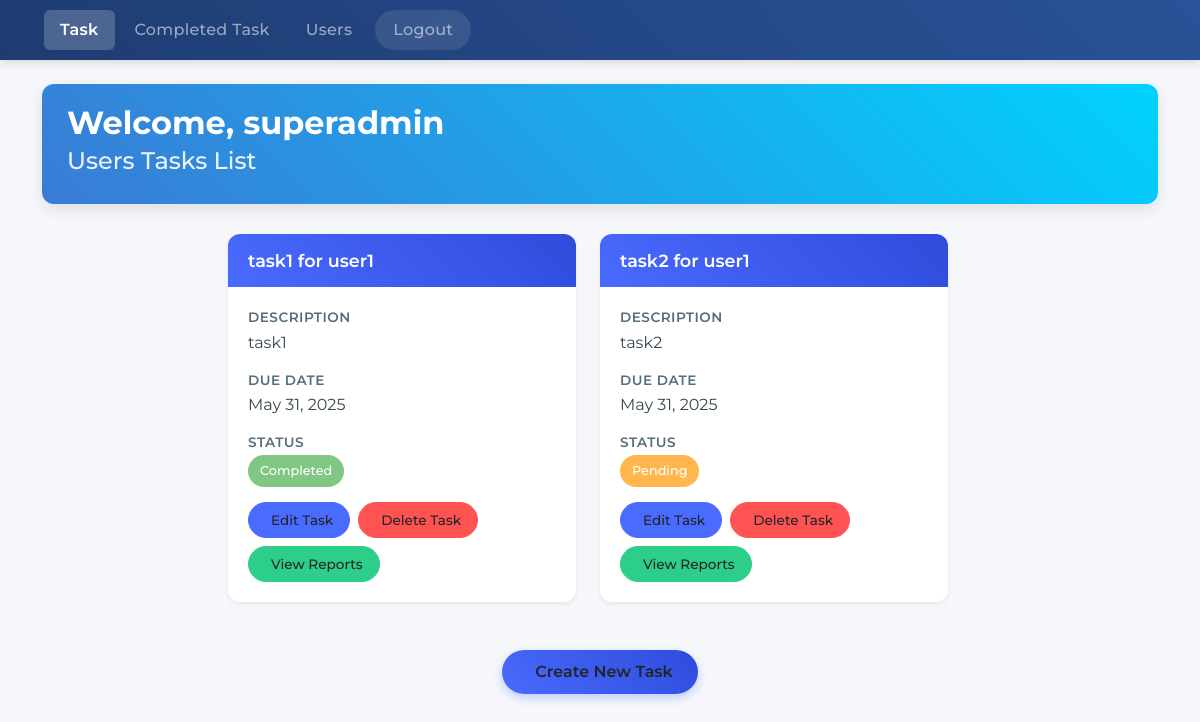
/dashboard/index/ (signed in), run on the app's committed database.
### API/models.py (models this page shows, shortened)
class User(AbstractUser):
    ROLES = (
        ('superadmin', 'SuperAdmin'),
        ('admin', 'Admin'),
        ('user', 'User')
    )
    role = models.CharField(max_length=20, choices=ROLES, default='user')

class Task(models.Model):
    STATUS_CHOICES = (
        ('Pending', 'Pending'),
        ('In Progress', 'In Progress'),
        ('Completed', 'Completed'),
    )
    title = models.CharField(max_length=255,blank=True, null=True)
    description = models.TextField(blank=True, null=True)
    assigned_to = models.ForeignKey(User, on_delete=models.CASCADE, related_name='tasks',blank=True, null=True)
    due_date = models.DateField(blank=True, null=True)
    status = models.CharField(max_length=20, choices=STATUS_CHOICES, default='Pending')
    completion_report = models.TextField(blank=True, null=True)
    worked_hours = models.PositiveIntegerField(blank=True, null=True)

### Dashboard/views.py (the view)
# urls.py: path('index/',views.IndexView.as_view(),name='index'),
class IndexView(TemplateView):
    template_name = 'index.html'
    def get_context_data(self, **kwargs):
        context = super().get_context_data(**kwargs)
        user = self.request.user
        if user.role == 'superadmin' or user.role == 'admin':
            context['tasks'] = Task.objects.all()
        else:
            context['tasks'] = Task.objects.filter(assigned_to=user.id)
        return context

### Dashboard/templates/index.html (shortened to what this page needs)
{% load static %}
<!doctype html>
<html lang="en">
<head>
    <link href="https://cdn.jsdelivr.net/npm/bootstrap@5.3.2/dist/css/bootstrap.min.css" rel="stylesheet"
 />
    <link rel="stylesheet" href="{% static 'style.css' %}">
</head>
<body>
    <header class="sticky-top text-uppercase">
        <nav class="navbar navbar-expand-lg navbar-dark bg-dark custom-navbar">
            <div class="container">
                <div class="collapse navbar-collapse" id="navbarNav">
                    <ul class="navbar-nav">
                        <li class="nav-item">
                            <a class="nav-link active" area-current="page" href="{% url 'index' %}">Task</a>
                        </li>
                        <li class="nav-item">
                            <a class="nav-link" href="{% url 'completed-task' %}">completed task</a>
                        </li>
                        {% if user.role == 'superadmin' %}
                        <li class="nav-item">
                            <a class="nav-link" href="{% url 'users' %}">Users</a>
                        </li>
                        {% endif%}
                        <li class="nav-item">
                            {% if user.is_authenticated %}
                            <a class="nav-link" href="{% url 'logout' %}">logout</a>
                            {% else %}
                            <a class="nav-link" href="{% url 'login' %}">login</a>
                            {% endif %}
                        </li>
                    </ul>
                </div>
            </div>
        </nav>
    </header>
    <main class="container min-vh-100 py-4">
        <div class="page-header">
            <h1 class="page-title">Welcome, {{ user.username }}</h1>
            <h3 class="page-subtitle">Users Tasks List</h3>
        </div>
        <div class="row w-100 d-flex justify-content-center">
            {% for task in tasks %}
            <div class="col-sm-6 col-md-6 col-lg-4 mb-4">
                <div class="card task-card-custom shadow-sm">
                    <div class="card-header task-card-header">
                        <h5 class="card-title task-card-title">{{ task.title }} for {{ task.assigned_to }}</h5>
                    </div>
                    <div class="card-body task-card-body">
                        <div class="task-info-block">
                            <div class="task-info-label">Description</div>
                            <div class="task-info-value">{{ task.description|default:"No description available." }}
                            </div>
                        </div>
                        <div class="task-info-block">
                            <div class="task-info-label">Due Date</div>
                            <div class="task-info-value">{{ task.due_date|default:"No due date specified." }}</div>
                        </div>
                        <div class="task-info-block">
                            <div class="task-info-label">Status</div>
                            <div class="task-status-badge
                                        {% if task.status == 'Completed' %}
                                            task-status-completed
                                        {% elif task.status == 'In Progress' %}
                                            task-status-ongoing
                                        {% else %}
                                            task-status-pending
                                        {% endif %}">
                                {{ task.status|default:"No status specified." }}
                            </div>
                        </div>
                        <div class="task-btn-group">
                            {% if user.role == 'superadmin' %}
                            <a href="{% url 'task-edit' task.id %}" class="btn task-btn task-btn-primary">
                                 Edit Task
                            </a>
                            <a href="{% url 'task-delete' task.id %}" class="btn task-btn task-btn-danger">
                                 Delete Task
                            </a>
                            <a href="#" type="button" class="btn task-btn task-btn-success" data-bs-toggle="modal"
                                data-bs-target="#modal-{{ task.id }}">
                                 View Reports
                            </a>
                            {% endif %}
                        </div>
                    </div>
                </div>
            </div>
            {% endfor %}
        </div>
        {% if tasks %}
        <div class="py-4 d-flex justify-content-center">
            <a href="{% url 'task-create' %}" class="btn create-task-btn">
                 Create New Task
            </a>
        </div>
        {% endif %}
    </main>
</body>
</html>

### Dashboard/static/style.css (style rules this page uses)
body { font-family: 'Montserrat', sans-serif; }
body { background-color: #f5f7fa; }
.custom-navbar { background: linear-gradient(45deg, #1e3c72, #2a5298) !important; box-shadow: 0 2px 10px rgba(0, 0, 0, 0.15); padding: 10px 0; }
.nav-link { font-weight: 500; padding: 8px 16px !important; margin: 0 2px; transition: all 0.3s ease; border-radius: 6px; text-transform: capitalize; letter-spacing: 0.3px; }
.nav-link.active { background-color: rgba(255, 255, 255, 0.2); font-weight: 600; }
.nav-item:last-child .nav-link { background-color: rgba(255, 255, 255, 0.1); padding: 8px 18px !important; border-radius: 50px; margin-left: 5px; transition: all 0.3s ease; }
.page-header { background: linear-gradient(45deg, #3a7bd5, #00d2ff); color: white; border-radius: 12px; padding: 20px 25px; margin-bottom: 30px; box-shadow: 0 5px 15px rgba(0, 0, 0, 0.1); }
.page-title { font-weight: 700; margin: 0; font-size: 2rem; }
.page-subtitle { font-weight: 500; opacity: 0.9; margin-top: 5px; font-size: 1.5rem; }
.task-card-custom { border-radius: 12px; border: none; transition: transform 0.3s ease, box-shadow 0.3s ease; height: 100%; }
.task-card-header { background: linear-gradient(45deg, #4a6bff, #2e4bdb); color: white; border-radius: 12px 12px 0 0 !important; padding: 16px 20px; border: none; }
.task-card-title { margin-bottom: 0; font-weight: 600; font-size: 1.1rem; }
.task-card-body { padding: 20px; }
.task-info-block { margin-bottom: 15px; }
.task-info-label { font-weight: 600; color: #546e7a; font-size: 0.85rem; text-transform: uppercase; margin-bottom: 3px; letter-spacing: 0.5px; }
.task-info-value { font-weight: 400; color: #37474f; font-size: 1rem; line-height: 1.5; }
.task-status-badge { padding: 6px 12px; border-radius: 50px; font-size: 0.8rem; font-weight: 500; display: inline-block; }
.task-status-pending { background-color: #ffb74d; color: #fff; }
.task-status-completed { background-color: #81c784; color: #fff; }
.task-btn-group { display: flex; flex-wrap: wrap; gap: 8px; margin-top: 15px; }
.task-btn { border-radius: 50px; padding: 7px 16px; font-weight: 500; font-size: 0.85rem; transition: all 0.3s ease; display: inline-flex; align-items: center; }
.task-btn-primary { background-color: #4a6bff; border-color: #4a6bff; }
.task-btn-danger { background-color: #ff5252; border-color: #ff5252; }
.task-btn-success { background-color: #2dce89; border-color: #2dce89; }
.create-task-btn { background: linear-gradient(45deg, #4a6bff, #2e4bdb); border: none; border-radius: 50px; padding: 10px 25px; font-weight: 600; transition: all 0.3s ease; box-shadow: 0 4px 10px rgba(74, 107, 255, 0.3); }

### data on the page
User: username "superadmin"
Task: title "task1", assigned_to "user1", description "task1", due_date "May 31, 2025", status "Completed"
Task: title "task2", assigned_to "user1", description "task2", due_date "May 31, 2025", status "Pending"
